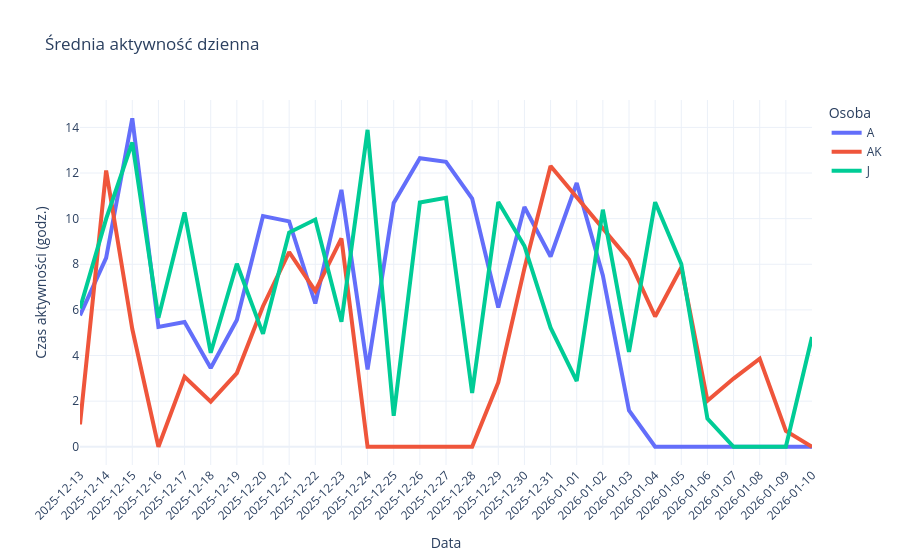

The notebook cell saved with this chart:
### Code cell
# zakładam, że df['date'] jest typu datetime
fig = px.line(
    Suma_z_dnia,
    x='date',
    y='duration',
    color='osoba',           # każda osoba będzie miała osobną linię
    labels={'date':'Data', 'duration':'Czas aktywności (godz.)', 'osoba':'Osoba'},
    title='Średnia aktywność dzienna',
           template='plotly_white',

)

# wymuszenie chronologicznej kolejności X, jeśli daty są datetime to Plotly zrobi to automatycznie
fig.update_xaxes(dtick="D1", tickformat="%Y-%m-%d")  # co dzień
fig.update_layout(xaxis_tickangle=-45)  # dla czytelności etykiet dat
fig.update_traces(line=dict(width=4))  # np. 4 piksele

fig.show()
